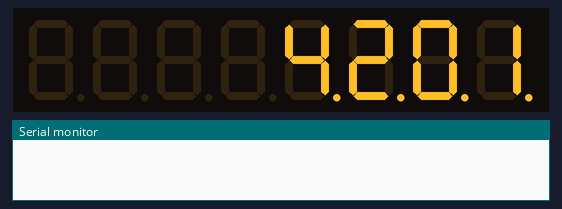
A sketch run on a simulated Arduino Leonardo, built with avr-gcc and run on an emulated ATmega32U4. Parts: 8-digit seven-segment display, the last lines printed to the serial monitor. The local clock reads 2024-03-15 10:24:30 at power-on unless the sketch sets it.

Above: at 3.1 s.
At 28.1 s:
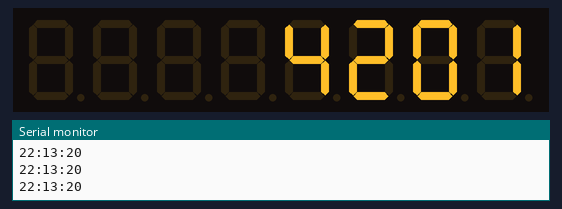
At 65.3 s:
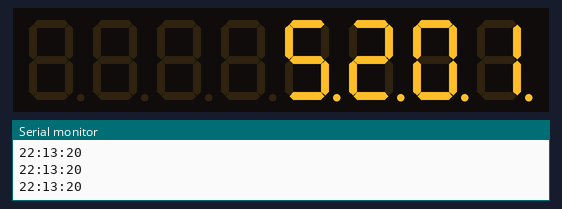
At 128.5 s:
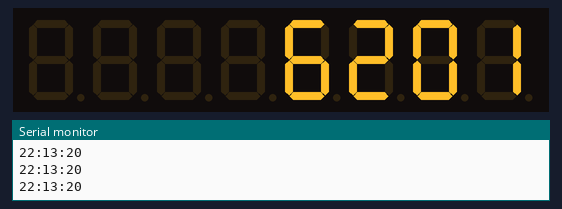

The sketch:

ClockProject.ino
```cpp
#include <LedControl.h>
#include <Wire.h>
#include "RTClib.h"
//#include <binary.h>


// http://www.ithepro.com/2015/11/kyx-5461as-4-digit-7-segment-led.html
// http://playground.arduino.cc/Main/LedControl
//http://www.instructables.com/id/Real-time-clock-using-DS3231-EASY/?ALLSTEPS
//https://learn.adafruit.com/adafruit-ds3231-precision-rtc-breakout/wiring-and-test


int latchPin = 10;
int clockPin = 11;
int dataPin = 12;

LedControl lc1=LedControl(dataPin,clockPin,latchPin,1);
RTC_DS3231 rtc;

void setup()
{
 pinMode(latchPin, OUTPUT);
  pinMode(clockPin, OUTPUT);
  pinMode(dataPin, OUTPUT);
  Serial.begin(9600);

  lc1.shutdown(0,false);
  lc1.setIntensity(0,10);
  lc1.clearDisplay(0);

  #ifndef ESP8266
  while (!Serial); // for Leonardo/Micro/Zero
#endif

delay(3000); // wait for console opening

if (! rtc.begin()) {
    Serial.println("Couldn't find RTC");
    while (1);
  }
//rtc.adjust(DateTime(__DATE__, __TIME__));
  if (rtc.lostPower()) {
    Serial.println("RTC lost power, lets set the time!");
    // following line sets the RTC to the date & time this sketch was compiled
    rtc.adjust(DateTime(__DATE__, __TIME__));
    // This line sets the RTC with an explicit date & time, for example to set
    // January 21, 2014 at 3am you would call:
    // rtc.adjust(DateTime(2014, 1, 21, 3, 0, 0));
  }

}

void loop()
{
     Colck();

}

void Colck()
{
  bool dot=true;
  while(true)
     {
        DateTime now = rtc.now();
        int hours=now.hour();
        if(hours > 12)
            hours = hours - 12;
        int mints=now.minute();

        int hours2=  hours/ 10;
        int hours1= hours - (hours2 * 10 );

         int mints2=  mints / 10;
        int mints1= mints - (mints2 * 10 );


        lc1.setDigit(0,0,hours2,dot);
        lc1.setDigit(0,1,hours1,dot);
        lc1.setDigit(0,2,mints2,dot);
        lc1.setDigit(0,3,mints1,dot);
        //
        dot=!dot;
        delay(1000);
        //Serial.print(now.hour(), DEC);
        Serial.println(__TIME__);
      }
}
```

Measured:
- what the display in image 0 shows lasts 1.0 s, from 3.0 s to 4.0 s
